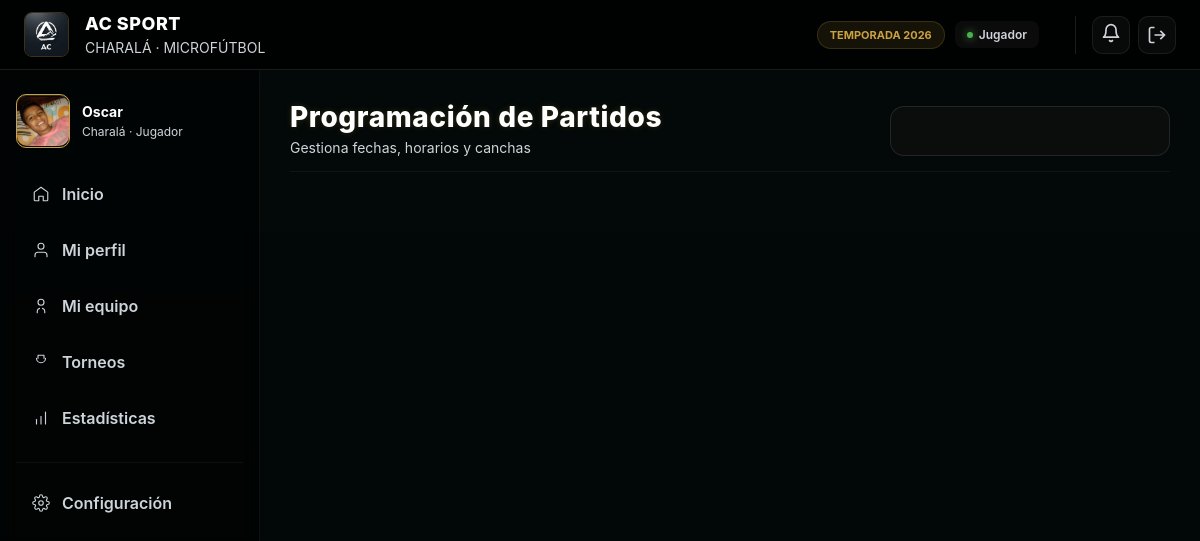
Page /programacion/ (signed in) on the committed database.
### usuarios/models.py (models this page shows, shortened)
class Usuario(AbstractUser):
    foto = models.ImageField(upload_to="foto_perfil",null=True,blank=True)
    fecha_nacimiento = models.DateField(null=True)
    documento = models.CharField(max_length=100,choices=[
        ("C.C","Cédula de ciudadania"),
        ("P.S","Pasaporte"),
        ("T.I","Tarjeta de identidad")],default="C.C")
    num_document = models.CharField(max_length=15,unique=True)
    celular = models.CharField(max_length=10,unique=True)
    equipos = models.ForeignKey(Equipo,on_delete=models.SET_NULL,null=True,blank=True,related_name='jugadores')
    posicion = models.CharField(max_length=50,
                                choices=[("arquero","ARQUERO"),("cierre","CIERRE"),("ala","ALA"),("pívot","PIVOT")],
                                blank=True,null=True)
    numero_camisa = models.PositiveIntegerField(null=True,blank=True)
    @property
    def get_foto_url(self):
        if self.foto:
            return self.foto.url
        else:
            return static('img/sin-foto.jpg')
    class Meta:
        verbose_name = "Usuario"
        verbose_name_plural = "Usuarios"

### Torneo/models.py (models this page shows, shortened)
class Equipo(models.Model):
    escudo = models.ImageField(upload_to="escudo_equipo",blank=False,null=False)
    nombre = models.CharField(max_length=50,unique=True)
    fecha_creacion = models.DateField(auto_now_add=True)
    fecha_update = models.DateTimeField(auto_now=True)
    municipio = models.CharField(max_length=50,help_text="Municipio del equipo",blank=False,null=False)
    capitan = models.OneToOneField("usuarios.Usuario",on_delete=models.SET_NULL, null=True,blank=True)
    activo = models.BooleanField(default=True)
    class Meta:
        verbose_name = "Equipo"
        verbose_name_plural = "Equipos"

### partidos/views.py (the view)
# urls.py: path('programacion/',views.ProgramacionOrganizador.as_view(),name='programacion'),
class ProgramacionOrganizador(LoginRequiredMixin,TemplateView):
    template_name = 'partidos/programacion.html'

### partidos/templates/partidos/programacion.html (shortened to what this page needs)
{% extends 'plataforma.html' %}
{% load static %}
{% block content %}
<link rel="stylesheet" href="{% static 'css/programacion.css' %}">
<div class="programacion-wrapper">
    <div class="prog-header">
        <div class="title-group">
            <h1 class="page-title">Programación de Partidos</h1>
            <p class="subtitle">Gestiona fechas, horarios y canchas</p>
        </div>
        <div class="tournament-select-wrapper"></div>
    </div>
    <div class="rounds-tabs-container">
    </div>
</div>
{% endblock %}

### templates/sidebar.html (shortened to what this page needs)
{% load static %}
<nav class="sidebar" aria-label="Navegación principal">
    <div class="user-row">
        <div class="avatar">
             <img src="{{ request.user.get_foto_url }}" alt="Avatar" style="width:100%; border-radius:10px;">
        </div>
        <div class="user-info">
            <div class="name"> {{request.user.first_name|default:'Usuario'}} </div>
            <div class="meta"> {{request.user.equipos.municipio}} · Jugador</div>
        </div>
    </div>
    <div class="menu" role="menu">
        <a href="{% url 'Home:plataforma_inicio' %}"
            class="menu-item {% if request.resolver_match.url_name == 'plataforma_inicio' %}active{% endif %}" role="menuitem">
            <svg width="18" height="18" viewBox="0 0 24 24" fill="none" stroke="currentColor" stroke-width="1.5" stroke-linecap="round" stroke-linejoin="round">
                <path d="M3 9.5L12 3l9 6.5V20a1 1 0 0 1-1 1h-5v-6H9v6H4a1 1 0 0 1-1-1V9.5z" />
            </svg>
            <span>Inicio</span>
        </a>
        <a href="{% url 'usuario:miperfil' %}"
            class="menu-item {% if request.resolver_match.url_name == 'miperfil' %}active{% endif %}" role="menuitem">
            <svg width="18" height="18" viewBox="0 0 24 24" fill="none" stroke="currentColor" stroke-width="1.5" stroke-linecap="round" stroke-linejoin="round">
                <path d="M20 21v-2a4 4 0 0 0-4-4H8a4 4 0 0 0-4 4v2"/><circle cx="12" cy="7" r="4"/>
            </svg>
            <span> Mi perfil </span>
        </a>
        <a href="{% url 'miequipo:miequipo' %}"
           class="menu-item {% if request.resolver_match.url_name == 'miequipo' %}active{% endif %}" role="menuitem">
            <svg width="18" height="18" viewBox="0 0 24 24" fill="none" stroke="currentColor" stroke-width="1.5" stroke-linecap="round" stroke-linejoin="round">
                <path d="M17 21v-2a4 4 0 0 0-3-3.87"/><path d="M7 21v-2a4 4 0 0 1 3-3.87"/><circle cx="12" cy="7" r="4"/>
            </svg>
            <span>Mi equipo</span>
        </a>
        <a href="{% url 'torneo:torneo' %}"
           class="menu-item {% if request.resolver_match.url_name == 'torneo' %}active{% endif %}" role="menuitem">
            <svg width="18" height="18" viewBox="0 0 24 24" fill="none" stroke="currentColor" stroke-width="1.5" stroke-linecap="round" stroke-linejoin="round">
                <path d="M8 7V3h8v4"/><path d="M18 7a6 6 0 0 1-12 0"/>
            </svg>
            <span>Torneos</span>
        </a>
        <a href="#" class="menu-item" role="menuitem">
            <svg width="18" height="18" viewBox="0 0 24 24" fill="none" stroke="currentColor" stroke-width="1.5" stroke-linecap="round" stroke-linejoin="round">
                <path d="M12 20V10"/><path d="M18 20V4"/><path d="M6 20v-6"/>
            </svg>
            <span>Estadísticas</span>
        </a>
        <hr class="menu-divider">
        <a href="{% url 'configuracion:configuracion' %}"
           class="menu-item {% if request.resolver_match.url_name == 'configuracion' %}active{% endif %}" role="menuitem">
            <span>Configuración</span>
        </a>
    </div>
</nav>

### static/css/plataforma.css (style rules this page uses)
:root { --bg: #081816; --panel: rgba(15, 15, 15, 0.75); --panel-2: rgba(25, 25, 25, 0.85); --accent: #cba241; --text: #ffffff; --muted: #ced4da; --radius: 14px; --transition: all 0.25s ease; font-family: 'Inter', system-ui, -apple-system, sans-serif; }
* { box-sizing: border-box; margin: 0; padding: 0; }
html, body { height: 100vh; width: 100vw; overflow: hidden; }
body { background: var(--bg); color: var(--text); -webkit-font-smoothing: antialiased; }
nav.sidebar { background: rgba(0, 0, 0, 0.5) !important; backdrop-filter: blur(10px); border-right: 1px solid rgba(255, 255, 255, 0.05); display: flex; flex-direction: column; padding: 24px 16px; overflow-y: auto; }
.user-row { display: flex; align-items: center; gap: 12px; margin-bottom: 20px; }
.avatar { width: 54px; height: 54px; border-radius: 10px; background: linear-gradient(180deg, #333, #111); border: 1px solid var(--accent); display: flex; align-items: center; justify-content: center; font-weight: 700; color: var(--text); box-shadow: inset 0 0 10px rgba(0, 0, 0, 0.4); }
.user-info { font-size: 14px; }
.user-info .name { font-weight: 700; }
.user-info .meta { font-size: 12px; color: var(--muted); margin-top: 4px; }
.menu { margin-top: 4px; display: flex; flex-direction: column; gap: 8px; }
.menu-item { display: flex; align-items: center; gap: 12px; padding: 12px 16px; color: var(--muted); text-decoration: none; font-weight: 600; border-radius: 10px; margin-bottom: 4px; transition: var(--transition); }
.menu-divider { border: 0; border-top: 1px solid rgba(255, 255, 255, 0.05); margin: 10px 0; }
.page-title { font-size: 28px; font-weight: 800; letter-spacing: 0.6px; text-shadow: 0 0 6px rgba(203, 162, 65, 0.2); }

### static/css/programacion.css (style rules this page uses)
.programacion-wrapper { animation: fadeIn 0.5s ease-out; }
.prog-header { display: flex; justify-content: space-between; align-items: flex-end; margin-bottom: 30px; padding-bottom: 15px; border-bottom: 1px solid rgba(255, 255, 255, 0.05); }
.subtitle { color: var(--muted); font-size: 14px; margin-top: 5px; }
.tournament-select-wrapper { position: relative; background: var(--panel); border: 1px solid rgba(255, 255, 255, 0.1); border-radius: var(--radius); padding: 0 15px; display: flex; align-items: center; gap: 10px; height: 50px; min-width: 280px; transition: var(--transition); }
.rounds-tabs-container { display: flex; gap: 12px; margin-bottom: 25px; overflow-x: auto; padding-bottom: 5px; }

### rows in the picture
Usuario: user.get_foto_url (picture), user.first_name "Oscar", user.equipos.municipio "Charalá"
